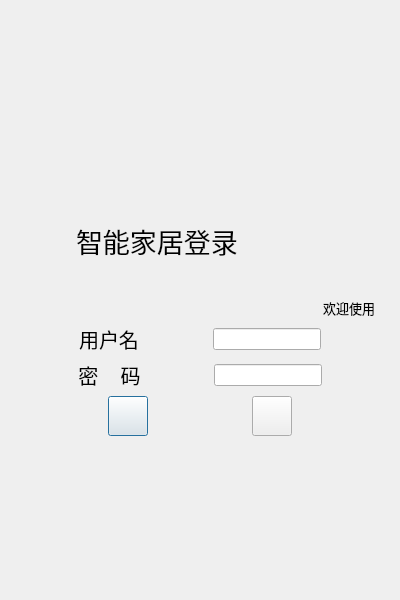
<?xml version="1.0" encoding="UTF-8"?>
<ui version="4.0">
 <class>LoginDialog</class>
 <widget class="QDialog" name="LoginDialog">
  <property name="geometry">
   <rect>
    <x>0</x>
    <y>0</y>
    <width>400</width>
    <height>600</height>
   </rect>
  </property>
  <property name="minimumSize">
   <size>
    <width>400</width>
    <height>600</height>
   </size>
  </property>
  <property name="maximumSize">
   <size>
    <width>400</width>
    <height>600</height>
   </size>
  </property>
  <property name="windowTitle">
   <string>Dialog</string>
  </property>
  <layout class="QVBoxLayout" name="verticalLayout_2">
   <item>
    <spacer name="verticalSpacer">
     <property name="orientation">
      <enum>Qt::Orientation::Vertical</enum>
     </property>
     <property name="sizeHint" stdset="0">
      <size>
       <width>20</width>
       <height>40</height>
      </size>
     </property>
    </spacer>
   </item>
   <item>
    <layout class="QHBoxLayout" name="horizontalLayout">
     <item>
      <spacer name="horizontalSpacer_9">
       <property name="orientation">
        <enum>Qt::Orientation::Horizontal</enum>
       </property>
       <property name="sizeHint" stdset="0">
        <size>
         <width>40</width>
         <height>20</height>
        </size>
       </property>
      </spacer>
     </item>
     <item>
      <widget class="QLabel" name="label_3">
       <property name="font">
        <font>
         <pointsize>20</pointsize>
        </font>
       </property>
       <property name="text">
        <string>智能家居登录</string>
       </property>
      </widget>
     </item>
     <item>
      <spacer name="horizontalSpacer">
       <property name="orientation">
        <enum>Qt::Orientation::Horizontal</enum>
       </property>
       <property name="sizeHint" stdset="0">
        <size>
         <width>40</width>
         <height>20</height>
        </size>
       </property>
      </spacer>
     </item>
     <item>
      <layout class="QVBoxLayout" name="verticalLayout">
       <item>
        <widget class="QLabel" name="label_4">
         <property name="minimumSize">
          <size>
           <width>80</width>
           <height>80</height>
          </size>
         </property>
         <property name="maximumSize">
          <size>
           <width>50</width>
           <height>50</height>
          </size>
         </property>
         <property name="styleSheet">
          <string notr="true">border-image: url(:/pic/qq.png);</string>
         </property>
         <property name="text">
          <string/>
         </property>
        </widget>
       </item>
       <item>
        <spacer name="verticalSpacer_3">
         <property name="orientation">
          <enum>Qt::Orientation::Vertical</enum>
         </property>
         <property name="sizeHint" stdset="0">
          <size>
           <width>20</width>
           <height>40</height>
          </size>
         </property>
        </spacer>
       </item>
       <item>
        <widget class="QLabel" name="label_5">
         <property name="minimumSize">
          <size>
           <width>80</width>
           <height>0</height>
          </size>
         </property>
         <property name="maximumSize">
          <size>
           <width>80</width>
           <height>16777215</height>
          </size>
         </property>
         <property name="font">
          <font>
           <pointsize>10</pointsize>
          </font>
         </property>
         <property name="text">
          <string>欢迎使用</string>
         </property>
         <property name="alignment">
          <set>Qt::AlignmentFlag::AlignCenter</set>
         </property>
        </widget>
       </item>
      </layout>
     </item>
    </layout>
   </item>
   <item>
    <layout class="QHBoxLayout" name="horizontalLayout_2">
     <item>
      <spacer name="horizontalSpacer_3">
       <property name="orientation">
        <enum>Qt::Orientation::Horizontal</enum>
       </property>
       <property name="sizeHint" stdset="0">
        <size>
         <width>40</width>
         <height>20</height>
        </size>
       </property>
      </spacer>
     </item>
     <item>
      <widget class="QLabel" name="label_yonghuming">
       <property name="font">
        <font>
         <pointsize>15</pointsize>
        </font>
       </property>
       <property name="text">
        <string>用户名</string>
       </property>
       <property name="alignment">
        <set>Qt::AlignmentFlag::AlignCenter</set>
       </property>
      </widget>
     </item>
     <item>
      <spacer name="horizontalSpacer_4">
       <property name="orientation">
        <enum>Qt::Orientation::Horizontal</enum>
       </property>
       <property name="sizeHint" stdset="0">
        <size>
         <width>40</width>
         <height>20</height>
        </size>
       </property>
      </spacer>
     </item>
     <item>
      <widget class="QLineEdit" name="lineEdit_yonghuming"/>
     </item>
     <item>
      <spacer name="horizontalSpacer_10">
       <property name="orientation">
        <enum>Qt::Orientation::Horizontal</enum>
       </property>
       <property name="sizeHint" stdset="0">
        <size>
         <width>40</width>
         <height>20</height>
        </size>
       </property>
      </spacer>
     </item>
    </layout>
   </item>
   <item>
    <layout class="QHBoxLayout" name="horizontalLayout_3">
     <item>
      <spacer name="horizontalSpacer_8">
       <property name="orientation">
        <enum>Qt::Orientation::Horizontal</enum>
       </property>
       <property name="sizeHint" stdset="0">
        <size>
         <width>40</width>
         <height>20</height>
        </size>
       </property>
      </spacer>
     </item>
     <item>
      <widget class="QLabel" name="label_mima">
       <property name="font">
        <font>
         <pointsize>15</pointsize>
        </font>
       </property>
       <property name="text">
        <string>密    码</string>
       </property>
       <property name="alignment">
        <set>Qt::AlignmentFlag::AlignCenter</set>
       </property>
      </widget>
     </item>
     <item>
      <spacer name="horizontalSpacer_5">
       <property name="orientation">
        <enum>Qt::Orientation::Horizontal</enum>
       </property>
       <property name="sizeHint" stdset="0">
        <size>
         <width>40</width>
         <height>20</height>
        </size>
       </property>
      </spacer>
     </item>
     <item>
      <widget class="QLineEdit" name="lineEdit_mima"/>
     </item>
     <item>
      <spacer name="horizontalSpacer_11">
       <property name="orientation">
        <enum>Qt::Orientation::Horizontal</enum>
       </property>
       <property name="sizeHint" stdset="0">
        <size>
         <width>40</width>
         <height>20</height>
        </size>
       </property>
      </spacer>
     </item>
    </layout>
   </item>
   <item>
    <layout class="QHBoxLayout" name="horizontalLayout_4">
     <item>
      <spacer name="horizontalSpacer_6">
       <property name="orientation">
        <enum>Qt::Orientation::Horizontal</enum>
       </property>
       <property name="sizeHint" stdset="0">
        <size>
         <width>40</width>
         <height>20</height>
        </size>
       </property>
      </spacer>
     </item>
     <item>
      <widget class="QPushButton" name="pushButton_zhuce">
       <property name="minimumSize">
        <size>
         <width>40</width>
         <height>40</height>
        </size>
       </property>
       <property name="maximumSize">
        <size>
         <width>40</width>
         <height>40</height>
        </size>
       </property>
       <property name="styleSheet">
        <string notr="true">border-image: url(:/pic/注册.png);</string>
       </property>
       <property name="text">
        <string/>
       </property>
      </widget>
     </item>
     <item>
      <spacer name="horizontalSpacer_2">
       <property name="orientation">
        <enum>Qt::Orientation::Horizontal</enum>
       </property>
       <property name="sizeHint" stdset="0">
        <size>
         <width>80</width>
         <height>20</height>
        </size>
       </property>
      </spacer>
     </item>
     <item>
      <widget class="QPushButton" name="pushButton_denglu">
       <property name="minimumSize">
        <size>
         <width>40</width>
         <height>40</height>
        </size>
       </property>
       <property name="maximumSize">
        <size>
         <width>40</width>
         <height>40</height>
        </size>
       </property>
       <property name="styleSheet">
        <string notr="true">border-image: url(:/pic/登陆.png);</string>
       </property>
       <property name="text">
        <string/>
       </property>
      </widget>
     </item>
     <item>
      <spacer name="horizontalSpacer_7">
       <property name="orientation">
        <enum>Qt::Orientation::Horizontal</enum>
       </property>
       <property name="sizeHint" stdset="0">
        <size>
         <width>40</width>
         <height>20</height>
        </size>
       </property>
      </spacer>
     </item>
    </layout>
   </item>
   <item>
    <spacer name="verticalSpacer_2">
     <property name="orientation">
      <enum>Qt::Orientation::Vertical</enum>
     </property>
     <property name="sizeHint" stdset="0">
      <size>
       <width>20</width>
       <height>40</height>
      </size>
     </property>
    </spacer>
   </item>
  </layout>
 </widget>
 <resources/>
 <connections/>
</ui>
